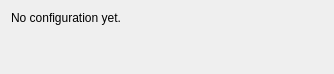
<?xml version="1.0" encoding="UTF-8"?>
<ui version="4.0">
 <class>KWin::VideoWallConfigForm</class>
 <widget class="QWidget" name="KWin::VideoWallConfigForm">
  <property name="geometry">
   <rect>
    <x>0</x>
    <y>0</y>
    <width>334</width>
    <height>74</height>
   </rect>
  </property>
  <property name="windowTitle">
   <string>Video Wall</string>
  </property>
  <layout class="QFormLayout" name="formLayout">
   <item row="0" column="0">
    <widget class="QLabel" name="label">
     <property name="text">
      <string>No configuration yet.</string>
     </property>
    </widget>
   </item>
  </layout>
 </widget>
 <resources/>
 <connections/>
</ui>
